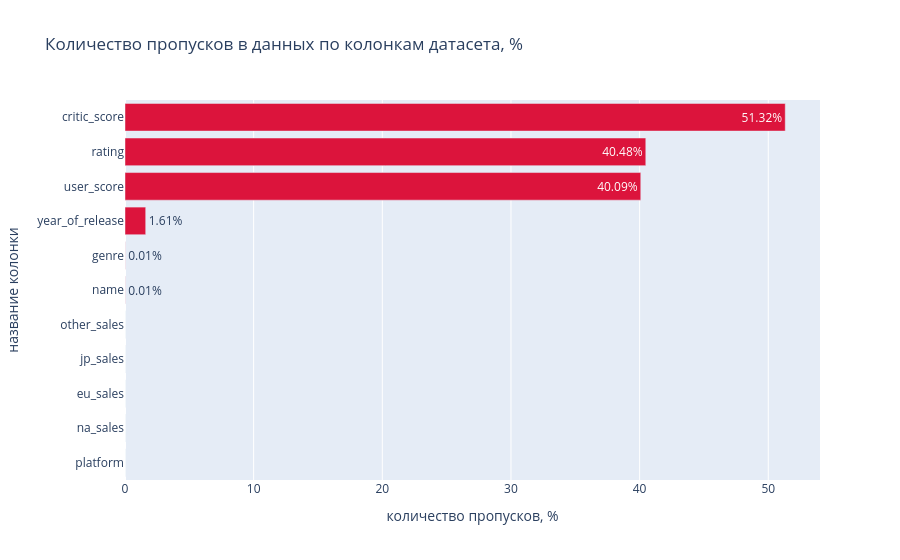

Notebook cell for this chart:
### Code cell
#Визуализация % пропусков в колонках

missing_values = (data.isna().mean()*100).round(2).sort_values()  

trace = go.Bar(
    x=missing_values.values,
    y=missing_values.index,
    marker_color='crimson',
    orientation = 'h',
    text=missing_values.apply(lambda x: '{}%'.format(x)),           
    textposition='auto',
    hoverinfo='x+y')

layout = {'title': 'Количество пропусков в данных по колонкам датасета, %',
          'xaxis': {'title': 'количество пропусков, %'},
          'yaxis': {'title': 'название колонки'}}
         
fig = go.Figure(data=trace, layout=layout)
fig.show()

### Figure 1 — Plotly figure (JSON) as saved in the notebook; plotly's stock layout.template omitted (floating-point values rounded to 4 significant figures)
{"data": [{"hoverinfo": "x+y", "marker": {"color": "crimson"}, "orientation": "h", "text": ["0.0%", "0.0%", "0.0%", "0.0%", "0.0%", "0.01%", "0.01%", "1.61%", "40.09%", "40.48%", "51.32%"], "textposition": "auto", "type": "bar", "x": [0, 0, 0, 0, 0, 0.01, 0.01, 1.61, 40.09, 40.48, 51.32], "y": ["platform", "na_sales", "eu_sales", "jp_sales", "other_sales", "name", "genre", "year_of_release", "user_score", "rating", "critic_score"]}], "layout": {"title": {"text": "Количество пропусков в данных по колонкам датасета, %"}, "xaxis": {"title": {"text": "количество пропусков, %"}}, "yaxis": {"title": {"text": "название колонки"}}}}
